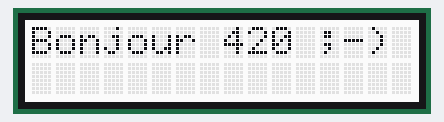
Simulated run of this program. Board: Arduino Uno, built with avr-gcc and run on an emulated ATmega328P. On the bench: 16×2 character LCD.

Above: at 0.1 s.
At 1.1 s:
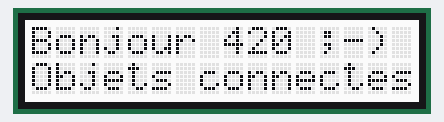

The program:

main.cpp
```cpp
#include <Arduino.h>
// Inclure les fonctions (librairie) du LCD
#include "rgb_lcd.h"

/*****************************************/
#define   UNE_SECONDE           1000
#define   LCD_NB_LIGNE          2
#define   LCD_NB_COLONNE        16
#define   LCD_LIGNE2            1
#define   LCD_PREMIERE_COLONNE  0
/*****************************************/

// Définir une variable globale* pour gérer le LCD -
// * Explications en classe
rgb_lcd lcd;

void setup() {

    // Définir les specifications du LCD (16 colonnes, 2 lignes)
    lcd.begin(LCD_NB_COLONNE,
              LCD_NB_LIGNE);

    // Aficher sur le LCD
    lcd.print("Bonjour 420 ;-)");
    delay(UNE_SECONDE);

    // Déplacer le curseur du LCD sur la ligne 1, colonne 0
    lcd.setCursor( LCD_PREMIERE_COLONNE , LCD_LIGNE2 );
    lcd.print("Objets connectes");

} // setup()

void loop() {}
```
